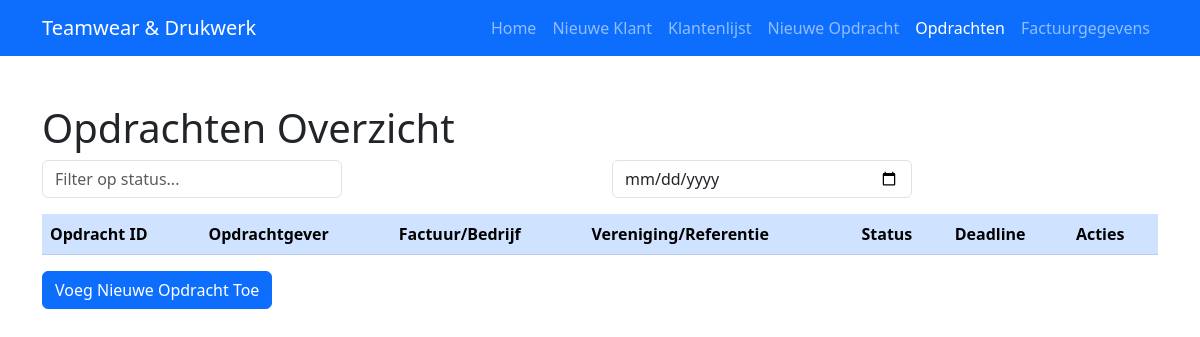
/assignments, run on an earlier commit of the app's database.
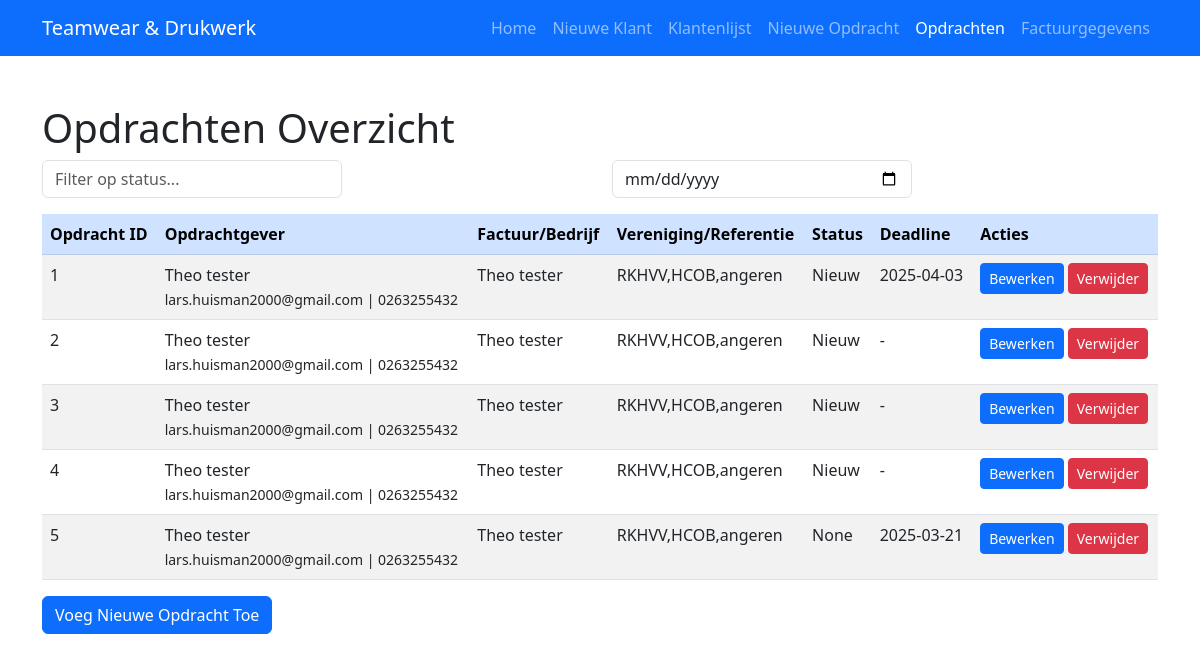
And on a later commit of the database.
### app.py (models this page shows, shortened)
class Assignment(db.Model):
    id = db.Column(db.Integer, primary_key=True)
    customer_id = db.Column(db.Integer, db.ForeignKey('customer.id'), nullable=False)
    title = db.Column(db.String(200), nullable=False)
    description = db.Column(db.Text, nullable=False)
    status = db.Column(db.String(50), default='Nieuw')
    status_opdracht = db.Column(db.String(255), nullable=True)
    deadline = db.Column(db.Date, nullable=True)
    opmerkingen = db.Column(db.Text, nullable=True)
    file = db.Column(db.String(200))
    items = db.relationship('AssignmentItem', backref='assignment', cascade="all, delete-orphan", lazy=True)

class Customer(db.Model):
    id = db.Column(db.Integer, primary_key=True)
    name = db.Column(db.String(100), nullable=False)
    email = db.Column(db.String(100), nullable=False)
    telefoon = db.Column(db.String(50))
    referentie = db.Column(db.String(100))
    billing_info_id = db.Column(db.Integer, db.ForeignKey('billing_info.id'), nullable=True)
    vereniging = db.Column(db.String(200), nullable=True)  # Comma-separated string
    assignments = db.relationship('Assignment', backref='customer', cascade="all, delete-orphan", lazy=True)
    billing_info = db.relationship('BillingInfo', foreign_keys=[billing_info_id], uselist=False)

class BillingInfo(db.Model):
    id = db.Column(db.Integer, primary_key=True)
    name = db.Column(db.String(100), nullable=False)
    address = db.Column(db.String(200))
    postcode = db.Column(db.String(20))
    housenumber = db.Column(db.String(20))
    phone = db.Column(db.String(50))
    companyname = db.Column(db.String(100))
    email = db.Column(db.String(100))

### app.py (the view)
@app.route('/assignments')
def list_assignments():
    status_filter = request.args.get('status')
    deadline_filter = request.args.get('deadline')
    query = Assignment.query
    if status_filter:
        query = query.filter_by(status=status_filter)
    if deadline_filter:
        try:
            deadline_dt = datetime.strptime(deadline_filter, '%Y-%m-%d').date()
            query = query.filter(Assignment.deadline == deadline_dt)
        except ValueError:
            pass
    assignments = query.all()
    return render_template('assignments.html', assignments=assignments)

### templates/assignments.html (shortened to what the changed rows need)
<!doctype html>
<html lang="nl">
  <head>
    <link href="https://cdn.jsdelivr.net/npm/bootstrap@5.3.0/dist/css/bootstrap.min.css" rel="stylesheet">
  </head>
  <body>
    <div class="container mt-5">
      <h1>Opdrachten Overzicht</h1>
      <table class="table table-striped" id="assignmentsTable">
        <thead class="table-primary">
          <tr>
            <th>Opdracht ID</th>
            <th>Opdrachtgever</th>
            <th>Factuur/Bedrijf</th>
            <th>Vereniging/Referentie</th>
            <th>Status</th>
            <th>Deadline</th>
            <th>Acties</th>
          </tr>
        </thead>
        <tbody>
          {% for assignment in assignments %}
          <tr>
            <td>{{ assignment.id }}</td>
            <td>
              {% if assignment.customer %}
                {{ assignment.customer.name }}<br>
                <small>
                  {% if assignment.customer.email %}{{ assignment.customer.email }}{% endif %}
                  {% if assignment.customer.telefoon %} | {{ assignment.customer.telefoon }}{% endif %}
                </small>
              {% else %}
                Geen klant gekoppeld
              {% endif %}
            </td>
            <td>
              {% if assignment.customer and assignment.customer.billing_info %}
                {{ assignment.customer.billing_info.name }}
              {% else %}
                -
              {% endif %}
            </td>
            <td>
              {% if assignment.customer and assignment.customer.vereniging %}
                {{ assignment.customer.vereniging }}
              {% else %}
                {% if assignment.customer and assignment.customer.referentie %}
                  {{ assignment.customer.referentie }}
                {% else %}
                  -
                {% endif %}
              {% endif %}
            </td>
            <td>{{ assignment.status }}</td>
            <td>
              {% if assignment.deadline %}
                {{ assignment.deadline }}
              {% else %}
                -
              {% endif %}
            </td>
<td>
  <a href="{{ url_for('edit_assignment', id=assignment.id) }}" class="btn btn-sm btn-primary">Bewerken</a>
  <form action="{{ url_for('delete_assignment', id=assignment.id) }}"
        method="post" style="display:inline;" onsubmit="return confirmDeletion();">
    <button type="submit" class="btn btn-sm btn-danger">Verwijder</button>
  </form>
</td>
          </tr>
          {% endfor %}
        </tbody>
      </table>
    </div>
  </body>
</html>

What changed in the data, as far as the page shows it:
added Assignment: id "1", customer.name "Theo tester", customer.email "lars.huisman2000@gmail.com", customer.telefoon "0263255432", customer.billing_info.name "Theo tester", customer.vereniging "RKHVV,HCOB,angeren", status "Nieuw", deadline "2025-04-03"
added Assignment: id "2", customer.name "Theo tester", customer.email "lars.huisman2000@gmail.com", customer.telefoon "0263255432", customer.billing_info.name "Theo tester", customer.vereniging "RKHVV,HCOB,angeren", status "Nieuw"
added Assignment: id "3", customer.name "Theo tester", customer.email "lars.huisman2000@gmail.com", customer.telefoon "0263255432", customer.billing_info.name "Theo tester", customer.vereniging "RKHVV,HCOB,angeren", status "Nieuw"
added Assignment: id "4", customer.name "Theo tester", customer.email "lars.huisman2000@gmail.com", customer.telefoon "0263255432", customer.billing_info.name "Theo tester", customer.vereniging "RKHVV,HCOB,angeren", status "Nieuw"
added Assignment: id "5", customer.name "Theo tester", customer.email "lars.huisman2000@gmail.com", customer.telefoon "0263255432", customer.billing_info.name "Theo tester", customer.vereniging "RKHVV,HCOB,angeren", status "None", deadline "2025-03-21"
